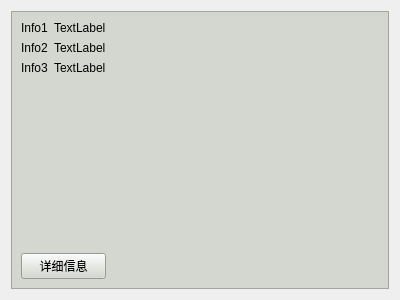
<?xml version="1.0" encoding="UTF-8"?>
<ui version="4.0">
 <class>UserInfoCard</class>
 <widget class="QWidget" name="UserInfoCard">
  <property name="geometry">
   <rect>
    <x>0</x>
    <y>0</y>
    <width>400</width>
    <height>300</height>
   </rect>
  </property>
  <property name="windowTitle">
   <string>Form</string>
  </property>
  <layout class="QVBoxLayout" name="verticalLayout">
   <item>
    <widget class="QFrame" name="frame">
     <property name="styleSheet">
      <string notr="true">background-color: rgb(211, 215, 207);</string>
     </property>
     <property name="frameShape">
      <enum>QFrame::StyledPanel</enum>
     </property>
     <property name="frameShadow">
      <enum>QFrame::Raised</enum>
     </property>
     <layout class="QHBoxLayout" name="horizontalLayout">
      <item>
       <layout class="QVBoxLayout" name="verticalLayout_2">
        <item>
         <layout class="QFormLayout" name="formLayout">
          <item row="0" column="0">
           <widget class="QLabel" name="ShowText_1">
            <property name="text">
             <string>Info1</string>
            </property>
           </widget>
          </item>
          <item row="0" column="1">
           <widget class="QLabel" name="label_4">
            <property name="text">
             <string>TextLabel</string>
            </property>
           </widget>
          </item>
          <item row="1" column="0">
           <widget class="QLabel" name="ShowText_2">
            <property name="text">
             <string>Info2</string>
            </property>
           </widget>
          </item>
          <item row="1" column="1">
           <widget class="QLabel" name="label_5">
            <property name="text">
             <string>TextLabel</string>
            </property>
           </widget>
          </item>
          <item row="2" column="0">
           <widget class="QLabel" name="ShowText_3">
            <property name="text">
             <string>Info3</string>
            </property>
           </widget>
          </item>
          <item row="2" column="1">
           <widget class="QLabel" name="label_6">
            <property name="text">
             <string>TextLabel</string>
            </property>
           </widget>
          </item>
         </layout>
        </item>
        <item>
         <spacer name="verticalSpacer">
          <property name="orientation">
           <enum>Qt::Vertical</enum>
          </property>
          <property name="sizeHint" stdset="0">
           <size>
            <width>20</width>
            <height>40</height>
           </size>
          </property>
         </spacer>
        </item>
        <item>
         <widget class="QPushButton" name="DetailBtn">
          <property name="text">
           <string>详细信息</string>
          </property>
         </widget>
        </item>
       </layout>
      </item>
      <item>
       <spacer name="horizontalSpacer">
        <property name="orientation">
         <enum>Qt::Horizontal</enum>
        </property>
        <property name="sizeHint" stdset="0">
         <size>
          <width>40</width>
          <height>20</height>
         </size>
        </property>
       </spacer>
      </item>
      <item>
       <widget class="QLabel" name="Photo">
        <property name="text">
         <string/>
        </property>
        <property name="pixmap">
         <pixmap resource="res.qrc">:/img/DefaultPhoto.jpg</pixmap>
        </property>
        <property name="scaledContents">
         <bool>true</bool>
        </property>
       </widget>
      </item>
     </layout>
    </widget>
   </item>
  </layout>
 </widget>
 <resources>
  <include location="res.qrc"/>
 </resources>
 <connections/>
</ui>
